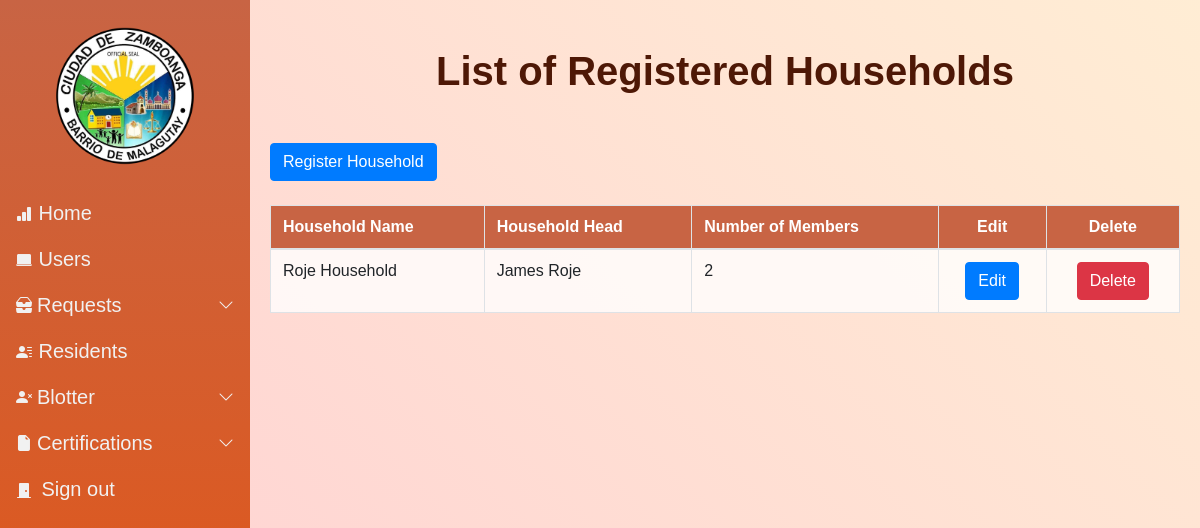
The page /householdlist/ on the database its author committed.
### Resident/models.py (models this page shows)
class Household (models.Model):
    numbers = RegexValidator(r'^[0-9]+','Only numbers are accepted')
    OwnerChoices = (('Yes','Yes'),('No','No'))
    IncomeChoices = (('131,000 and up','131,000 and up'),
                    ('41,000 - 130,000','41,000 - 130,000'),
                    ('11,000 - 40,000','11,000 - 40,000'),
                    ('Less than 10,000','Less than 10,000')
                    )
    HouseholdName = models.CharField(max_length=250)
    Head = models.ForeignKey(Resident,on_delete=models.CASCADE,verbose_name="Head of Household")
    Contact = models.CharField(max_length=11, validators=[numbers],verbose_name="Telephone/Mobile",null=True, blank=True)
    Homeowner = models.CharField(max_length=20,choices=OwnerChoices,default="Yes")
    Income = models.CharField(max_length=250,choices=IncomeChoices,default="")
    Member = models.ManyToManyField(Resident,related_name='mem',verbose_name="Householdddd Members")

class Resident (models.Model):
    pic = models.ImageField(null=True, blank = True, verbose_name="Profile Picture", upload_to= "images/", default='images/default_pp.jpg')
    First_name = models.CharField(max_length=50)
    Last_name = models.CharField(max_length=50)
    Middle_name = models.CharField(max_length=50, blank=True, null=True)
    Birthdate = models.DateField(auto_now_add=False, auto_now=False)
    Gender_choices = (
        ('Male','Male'),
        ('Female','Female')
        )
    Gender = models.CharField(max_length=100, choices=Gender_choices, default = "Not Specified")
    Email = models.EmailField(max_length=254, blank=True, null=True)
    numbers = RegexValidator(r'^[0-9]+','Only numbers are accepted')
    Contact = models.CharField(max_length=11, validators=[numbers])
    Phealthnone = 'None'
    Phealth_choices = (
        ('None', 'None'),
        ('Employed','Employed'),
        ('Voluntary','Voluntary'),
        ('OFW','OFW'),
        ('Sponsored','Sponsored'),
        ('Indigent','Indigent'),
        ('Lifetime','Lifetime'),
        ('Senior','Senior')
    )
    Philhealth_membership = models.CharField(max_length=100,choices=Phealth_choices,default=Phealthnone,verbose_name="Philhealth Membership Type")
    Cstatus_choices = (
        ('Single','Single'),
        ('Married','Married'),
        ('Separated','Separated'),
        ('Widowed','Widowed'),
        )
    Marital_status = models.CharField(max_length=100, choices = Cstatus_choices, default = "")
    Citizenship = models.CharField(max_length=100,verbose_name="Ethnicity")
    Religion = models.CharField(max_length=100)
    Occupation = models.CharField(max_length=100, null=True, blank=True)
    Vac_choices = (
        ('Vaccinated','Vaccinated'),
        ('Unvaccinated','Unvaccinated')
    )
    Vaccination = models.CharField(max_length=100, choices = Vac_choices, verbose_name="Vaccination Status", default="")
    Address = models.CharField(max_length=250, verbose_name="Street Address")
    Resident_code = models.CharField(max_length=500, null=False, blank=False)
    Blacklisted = models.BooleanField(default = False)
    created_date = models.DateTimeField(auto_now_add=True)
    modified_date = models.DateTimeField(auto_now=True)
    def __str__(self):
        return f'{self.First_name} {self.Last_name}'

### Resident/views.py (the view)
# urls.py: path('householdlist/',HouseholdList,name="HouseholdList"),
def HouseholdList(request):
    Household_obj = Household.objects.all()
    Number = []
    for num in Household_obj:
        Members = num.Member.all()
        Number.append(Members.count())
    context = {
        'Household' : Household_obj,
        'Number' : Number
    }
    return render(request,"Houselist.html",context=context)

### Resident/context_processors.py (called while the page is built)
def greet(request):
    greeting = f"{request.user.username}"
    return{
        "greeting" : greet
    }

### templates/Houselist.html (shortened to what this page needs)
{%  extends 'base.html' %}
{% load static %}
{% block content %}
<h1 style="text-align: center; margin-top: 5%; color: #4e1806;"><b>List of Registered Households</b></h1>
<div class="container-fluid mt-5 mb-5">
  <a href="/resident_form" class="btn btn-primary mb-3" role="button">Register Household</a>
      <table class = "table table-bordered table-hover mt-2 mb-5" id="Display" style="background-color: rgb(255,255,255,0.8)">
        <thead>
            <tr>
              <th>Household Name</th>
              <th>Household Head</th>
              <th>Number of Members</th>
              <th style="text-align: center;">Edit</th>
              <th style="text-align: center;">Delete</th>
          </tr>
        </thead>
        <tbody>
              {% for household in Household %}
              <tr data-href ="#">
                <td>{{household.HouseholdName}}</td>
                <td>{{household.Head}}</td>
                {% for num in Number %}
                <td>{{num}}</td>
                <td style="text-align: center;"><a href="#" class="btn btn-primary" role="button">Edit</a></td>
                  <td style="text-align: center;">
                        <button type="button" class="btn btn-danger" data-toggle="modal" data-target="#modal-{{ res.id }}">
                          Delete
                      </button>
                    </td>
              </tr>
              {% endfor %}
              {% endfor %}
        </tbody>
      </table>
</div>
{% endblock content %}

### static/css/nav.css (style rules this page uses)
@media (min-width: 992px) { body { overflow: auto !important; } }

### templates/base.html (style rules this page uses)
body::after { opacity: 0.; }

### templates/Houselist.html (style rules this page uses)
thead { background-color: #c86444; border-color: none; color: white; }
tr[data-href] { cursor: pointer; }

### rows shown on the page
Household: HouseholdName "Roje Household", Head "James Roje", Number "2"
